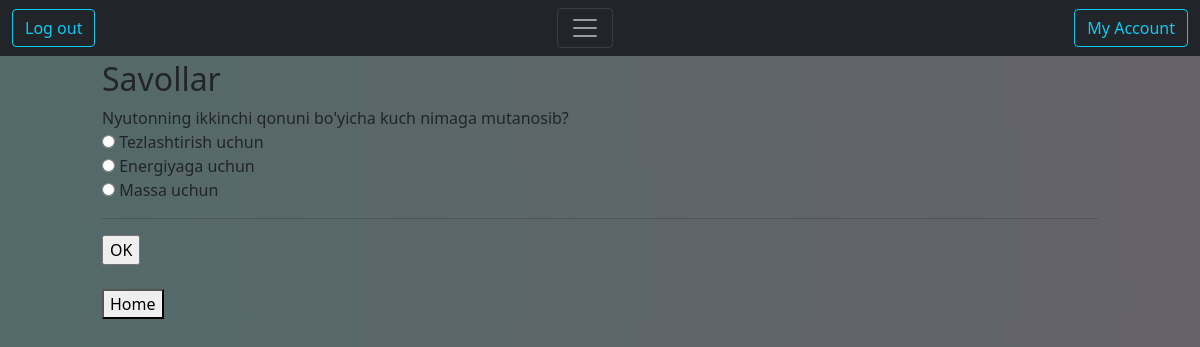
The app's page /questions/2/ (signed in) with its own data.
### polls/models.py (models this page shows, shortened)
class Questions(models.Model):
    category = models.ForeignKey(Category, on_delete=models.CASCADE)
    quiz_text = models.CharField(max_length=500)

class Choice(models.Model):
    questions = models.ForeignKey(Questions, on_delete=models.CASCADE)
    answer_text = models.CharField(max_length=150)
    correct = models.BooleanField()

### polls/views.py (the view)
# urls.py: path('questions/<int:category_id>/', savollar, name='questions'),
@login_required
def savollar(request, category_id):
    savol = Category.objects.get(pk=category_id)
    all_savollar = Questions.objects.filter(category=savol)
    return render(request, 'polls/questions.html', {'all_savollar': all_savollar, })

### polls/templates/polls/questions.html
{% extends './base.html' %}
{% block main %}
<h2>Savollar</h2>
<form action="{% url 'polls:check' %}">
    {% for savol in all_savollar %}
    {{ savol.quiz_text }} <br>
    {% for javob in savol.choice_set.all %}
    <input type="radio" id="savol" name="{{ savol.id }}" value="{{ javob.id }}" required>
    <label for="savol">{{javob.answer_text}} </label><br>
    {% endfor %}
    <hr>
    {% endfor %}
    <input type="submit" value="OK">
</form><br>
    <a style="text-decoration:none;" href="{% url 'polls:index' %}"><button>Home</button></a>
{% endblock %}

### records on screen
Questions: quiz_text "Nyutonning ikkinchi qonuni bo'yicha kuch nimaga mutanosib?"
Choice: answer_text "Tezlashtirish uchun"
Choice: answer_text "Energiyaga uchun"
Choice: answer_text "Massa uchun"
